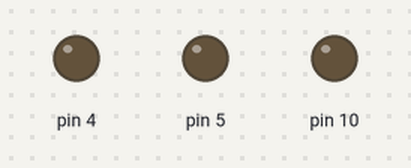
Simulated run of this sketch. Board: Arduino Uno, built with avr-gcc and run on an emulated ATmega328P. On the bench: output pins drawn as LEDs (lit = HIGH).

Above: at 0.05 s.
At 3.85 s:
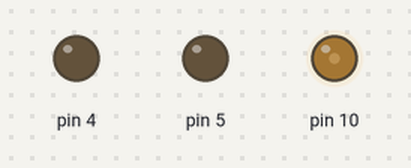
At 7.75 s:
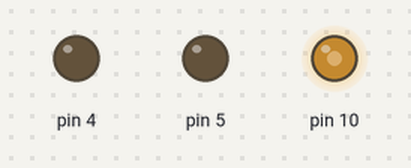
At 15.55 s:
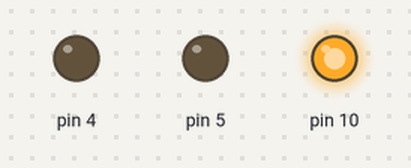
Timing chart, 0 to 20.3 s (numbered marks = the images above):
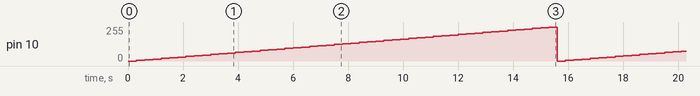

Measured:
- by itself, pin 10: ramps from 0/255 to 255/255 and jumps back, once every 15.6 s

The sketch:

Motor_Run.ino
```cpp
void setup() {
  // put your setup code here, to run once:

  pinMode(4, OUTPUT);
  pinMode(5, OUTPUT);

}

void loop() {
  // put your main code here, to run repeatedly:

  for(int i = 0; i <= 255; i += 5)
  {
    digitalWrite(9, HIGH);
    digitalWrite(8, LOW);

    analogWrite(10, i);

    delay(300);
  }

  for(int i = 0; i <= 255; i += 5)
  {
    digitalWrite(9, LOW);
    digitalWrite(8, HIGH);

    analogWrite(10, i);

    delay(300);
  }


}
```
